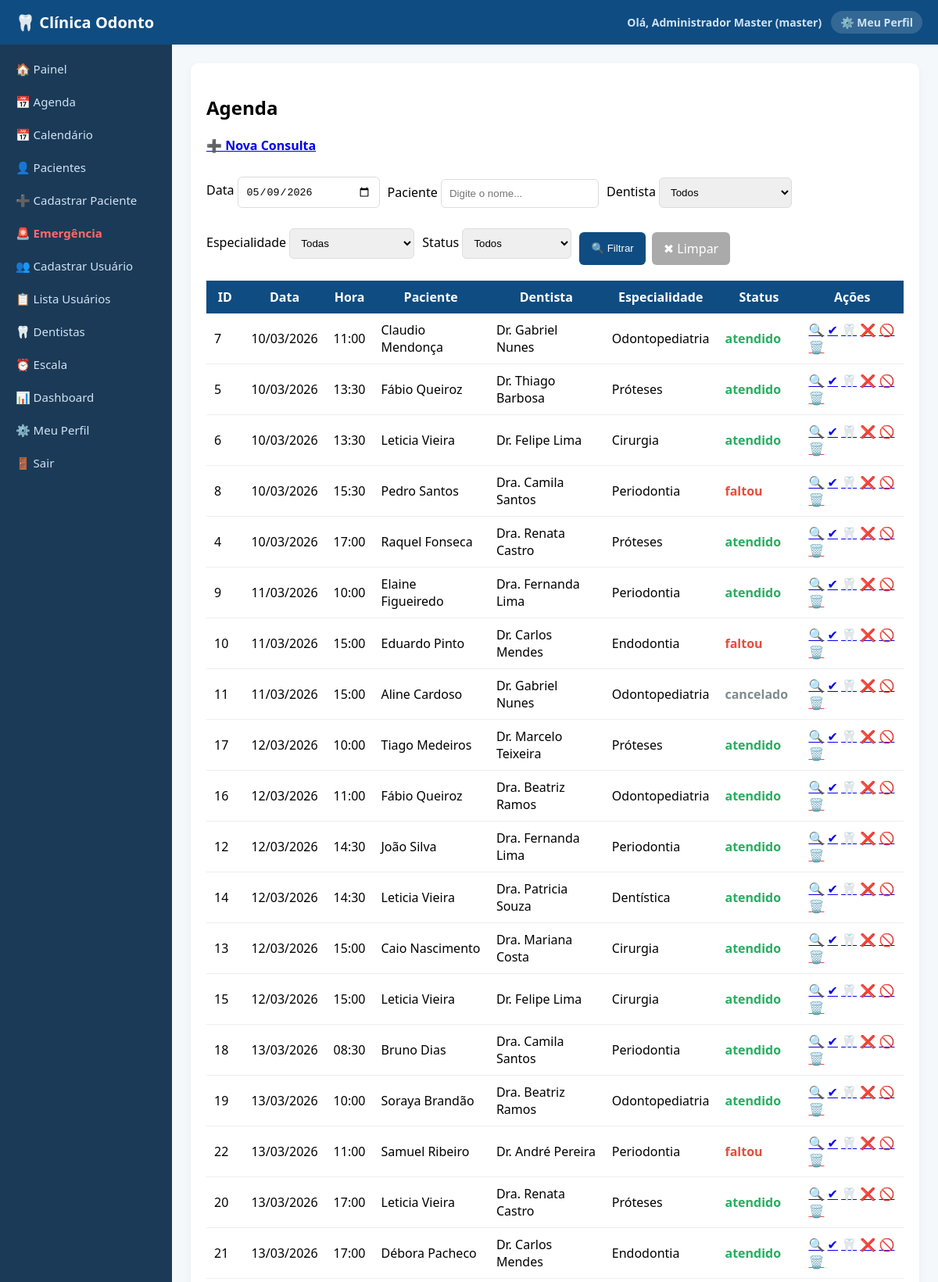
Page /consultas (signed in, upper part) on the committed database.
### tables this page shows
CREATE TABLE consultas (
            id INTEGER PRIMARY KEY AUTOINCREMENT,
            paciente_id INTEGER,
            dentista_id INTEGER,
            data TEXT,
            hora TEXT,
            procedimento TEXT,
            status TEXT
        );

CREATE TABLE pacientes (
            id INTEGER PRIMARY KEY AUTOINCREMENT,
            usuario_id INTEGER,
            nome TEXT,
            data_nascimento TEXT,
            sexo TEXT,
            cpf TEXT,
            telefone TEXT,
            email TEXT,
            cep TEXT,
            logradouro TEXT,
            bairro TEXT,
            cidade TEXT,
            estado TEXT,
            numero TEXT,
            complemento TEXT,
            responsavel_nome TEXT
        );

CREATE TABLE usuarios (
            id INTEGER PRIMARY KEY AUTOINCREMENT,
            nome TEXT,
            email TEXT UNIQUE,
            senha TEXT,
            tipo TEXT,
            especialidade TEXT,
            cro TEXT
        );

### routes/consultas.py (the view)
@consultas.route('/consultas')
@tipo_required(['master', 'admin', 'operador', 'atendente', 'dentista'])
def agenda():
    dentista_id = request.args.get('dentista_id')
    especialidade = request.args.get('especialidade')
    paciente_nome = request.args.get('paciente', '')
    status = request.args.get('status', '')
    data_filtro = request.args.get('data', '')
    conn = get_db_connection()
    cur = conn.cursor()
    query = '''SELECT c.*, p.nome as paciente, u.nome as dentista, u.especialidade
        FROM consultas c
        LEFT JOIN pacientes p ON p.id = c.paciente_id
        LEFT JOIN usuarios u ON u.id = c.dentista_id WHERE 1=1'''
    params = []
    if dentista_id:
        query += f' AND c.dentista_id = {p()}'; params.append(dentista_id)
    if especialidade:
        query += f' AND u.especialidade = {p()}'; params.append(especialidade)
    if paciente_nome:
        query += f' AND p.nome ILIKE {p()}' if is_postgres() else f' AND p.nome LIKE {p()}'
        params.append(f'%{paciente_nome}%')
    if status:
        query += f' AND c.status = {p()}'; params.append(status)
    if data_filtro:
        query += f' AND c.data = {p()}'; params.append(data_filtro)
    query += ' ORDER BY c.data, c.hora'
    cur.execute(query, params)
    lista = fetch_all(cur, cur.fetchall())
    cur.execute("SELECT * FROM usuarios WHERE tipo='dentista'")
    dents = fetch_all(cur, cur.fetchall())
    conn.close()
    return render_template('agenda.html', consultas=lista, dentistas=dents)

### app.py (called while the page is built)
@app.template_filter('formatar_data')
def formatar_data(valor):
    if not valor:
        return '—'
    try:
        from datetime import datetime
        if '/' in str(valor):
            return valor
        dt = datetime.strptime(str(valor)[:10], '%Y-%m-%d')
        return dt.strftime('%d/%m/%Y')
    except:
        return valor

### db.py (called while the page is built)
def get_db_connection():
    if DATABASE_URL:
        import psycopg2
        import psycopg2.extras
        conn = psycopg2.connect(DATABASE_URL)
        conn.autocommit = False
        return conn
    else:
        conn = sqlite3.connect('database.db')
        conn.row_factory = sqlite3.Row
        return conn

def is_postgres():
    return bool(DATABASE_URL)

### routes/consultas.py (called while the page is built)
def fetch_all(cur, rows):
    return rows_as_dicts(rows, cur) if is_postgres() else rows

### routes/utils.py (called while the page is built)
def tipo_required(tipos_permitidos):
    def decorator(func):
        @wraps(func)
        def wrapper(*args, **kwargs):
            if 'usuario_tipo' not in session:
                return redirect('/login')
            if session['usuario_tipo'] not in tipos_permitidos:
                return "<h1>Acesso negado</h1>"
            return func(*args, **kwargs)
        return wrapper
    return decorator

### templates/agenda.html (shortened to what this page needs)
{% extends "base.html" %}
{% block content %}
<div class="card">
<h2>Agenda</h2>
{% if session.usuario_tipo in ['master','admin','operador','atendente'] %}
<h4><a href="/consultas/nova">➕ Nova Consulta</a></h4>
{% endif %}
<form method="GET" style="display:flex; flex-wrap:wrap; gap:10px; align-items:flex-end; margin-bottom:20px;">
    <div>
        <label>Data</label>
        <input type="date" name="data" id="filtro_data" value="{{ request.args.get('data', '') }}" style="width:160px;">
    </div>
    <div>
        <label>Paciente</label>
        <input name="paciente" placeholder="Digite o nome..." value="{{ request.args.get('paciente','') }}" style="width:180px;">
    </div>
    <div>
        <label>Dentista</label>
        <select name="dentista_id" style="width:170px;">
            <option value="">Todos</option>
        </select>
    </div>
    <div>
        <label>Especialidade</label>
        <select name="especialidade" style="width:160px;">
            <option value="">Todas</option>
        </select>
    </div>
    <div>
        <label>Status</label>
        <select name="status" style="width:140px;">
            <option value="">Todos</option>
        </select>
    </div>
    <div style="display:flex; gap:8px;">
        <button type="submit">🔍 Filtrar</button>
        <a href="/consultas" style="padding:10px 15px; background:#aaa; color:white; border-radius:6px; text-decoration:none;">✖ Limpar</a>
    </div>
</form>
<table>
<tr>
    <th>ID</th>
    <th>Data</th>
    <th>Hora</th>
    <th>Paciente</th>
    <th>Dentista</th>
    <th>Especialidade</th>
    <th>Status</th>
    <th>Ações</th>
</tr>
{% for c in consultas %}
<tr>
    <td>{{ c.id }}</td>
    <td>{{ c.data | formatar_data }}</td>
    <td>{{ c.hora }}</td>
    <td>{{ c.paciente }}</td>
    <td>{{ c.dentista }}</td>
    <td>{{ c.especialidade }}</td>
    <td class="status-{{ c.status }}">{{ c.status }}</td>
    <td>
        <a href="/consultas/detalhe/{{ c.id }}" title="Ver detalhes">🔍</a>
        <a href="/consultas/status/{{ c.id }}/confirmado" title="Confirmar">✔</a>
        <a href="/consultas/status/{{ c.id }}/atendido" title="Atendido">🦷</a>
        <a href="/consultas/status/{{ c.id }}/faltou" title="Faltou">❌</a>
        <a href="/consultas/status/{{ c.id }}/cancelado" title="Cancelar">🚫</a>
        {% if session.usuario_tipo in ['master','admin'] %}
        <a href="/consultas/excluir/{{ c.id }}"
           onclick="return confirm('Tem certeza que deseja EXCLUIR esta consulta?')"
           title="Excluir" style="color:#e74c3c;">🗑️</a>
        {% endif %}
    </td>
</tr>
{% endfor %}
</table>
</div>
{% endblock %}

### static/style.css (style rules this page uses)
body { margin: 0; font-family: 'Segoe UI', Arial; background: #f4f8fb; }
.card { background: white; padding: 20px; border-radius: 10px; box-shadow: 0 4px 10px rgba(0,0,0,0.05); }
input, select, textarea { width: 100%; padding: 10px; margin: 8px 0; border: 1px solid #dcdcdc; border-radius: 6px; }
button { background: #0f4c81; color: white; border: none; padding: 10px 15px; border-radius: 6px; cursor: pointer; }
table { width: 100%; border-collapse: collapse; margin-top: 15px; background: white; }
th { background: #0f4c81; color: white; padding: 10px; }
td { padding: 10px; border-bottom: 1px solid #eee; }
.status-atendido { color: #27ae60; font-weight: bold; }
.status-faltou { color: #e74c3c; font-weight: bold; }
.status-cancelado { color: #7f8c8d; font-weight: bold; }

### rows in the picture
consultas: id "7", data "10/03/2026", hora "11:00", paciente "Claudio Mendonça", dentista "Dr. Gabriel Nunes", especialidade "Odontopediatria", status "atendido"
consultas: id "5", data "10/03/2026", hora "13:30", paciente "Fábio Queiroz", dentista "Dr. Thiago Barbosa", especialidade "Próteses", status "atendido"
consultas: id "6", data "10/03/2026", hora "13:30", paciente "Leticia Vieira", dentista "Dr. Felipe Lima", especialidade "Cirurgia", status "atendido"
consultas: id "8", data "10/03/2026", hora "15:30", paciente "Pedro Santos", dentista "Dra. Camila Santos", especialidade "Periodontia", status "faltou"
consultas: id "4", data "10/03/2026", hora "17:00", paciente "Raquel Fonseca", dentista "Dra. Renata Castro", especialidade "Próteses", status "atendido"
consultas: id "9", data "11/03/2026", hora "10:00", paciente "Elaine Figueiredo", dentista "Dra. Fernanda Lima", especialidade "Periodontia", status "atendido"
consultas: id "10", data "11/03/2026", hora "15:00", paciente "Eduardo Pinto", dentista "Dr. Carlos Mendes", especialidade "Endodontia", status "faltou"
consultas: id "11", data "11/03/2026", hora "15:00", paciente "Aline Cardoso", dentista "Dr. Gabriel Nunes", especialidade "Odontopediatria", status "cancelado"
consultas: id "17", data "12/03/2026", hora "10:00", paciente "Tiago Medeiros", dentista "Dr. Marcelo Teixeira", especialidade "Próteses", status "atendido"
consultas: id "16", data "12/03/2026", hora "11:00", paciente "Fábio Queiroz", dentista "Dra. Beatriz Ramos", especialidade "Odontopediatria", status "atendido"
consultas: id "12", data "12/03/2026", hora "14:30", paciente "João Silva", dentista "Dra. Fernanda Lima", especialidade "Periodontia", status "atendido"
consultas: id "14", data "12/03/2026", hora "14:30", paciente "Leticia Vieira", dentista "Dra. Patricia Souza", especialidade "Dentística", status "atendido"
consultas: id "13", data "12/03/2026", hora "15:00", paciente "Caio Nascimento", dentista "Dra. Mariana Costa", especialidade "Cirurgia", status "atendido"
consultas: id "15", data "12/03/2026", hora "15:00", paciente "Leticia Vieira", dentista "Dr. Felipe Lima", especialidade "Cirurgia", status "atendido"
consultas: id "18", data "13/03/2026", hora "08:30", paciente "Bruno Dias", dentista "Dra. Camila Santos", especialidade "Periodontia", status "atendido"
consultas: id "19", data "13/03/2026", hora "10:00", paciente "Soraya Brandão", dentista "Dra. Beatriz Ramos", especialidade "Odontopediatria", status "atendido"
consultas: id "22", data "13/03/2026", hora "11:00", paciente "Samuel Ribeiro", dentista "Dr. André Pereira", especialidade "Periodontia", status "faltou"
consultas: id "20", data "13/03/2026", hora "17:00", paciente "Leticia Vieira", dentista "Dra. Renata Castro", especialidade "Próteses", status "atendido"
consultas: id "21", data "13/03/2026", hora "17:00", paciente "Débora Pacheco", dentista "Dr. Carlos Mendes", especialidade "Endodontia", status "atendido"

### other values in the picture
{{ session.usuario_nome }} "Administrador Master"
{{ session.usuario_tipo }} "master"
